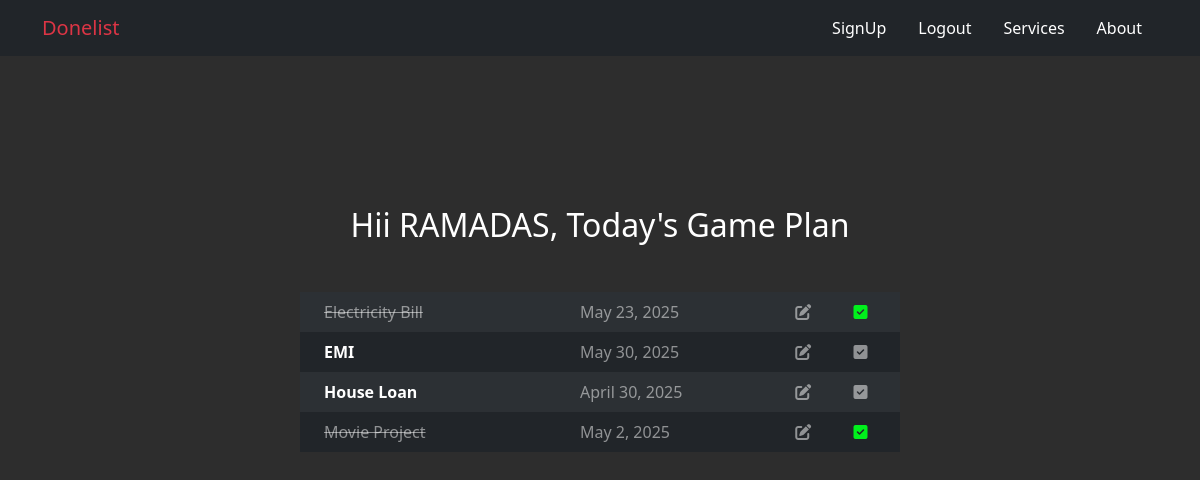
/taskview/ (signed in), run on the app's committed database.
### App/models.py (models this page shows, shortened)
class TaskModel(models.Model):
    taskname = models.CharField(max_length=100)
    created_date = models.DateField(auto_now_add=True)
    due_date = models.DateField()
    description = models.TextField(null=True,blank=True)
    category = [
        ('Work','Work'),
        ('Personal','Personal'),
        ('Urgent','Urgent')
    ]
    task_category = models.CharField(max_length=100,choices=category)
    completed_status = models.BooleanField(default=False)
    user_id = models.ForeignKey(User,on_delete=models.CASCADE)

### App/views.py (the view)
# urls.py: path('taskview/',av.TaskReadView.as_view(),name="taskview"),
class TaskReadView(View):
    def get(self,request):
        result = TaskModel.objects.all()
        return render(request,"taskview.html",{'result':result})

### App/templates/taskview.html (shortened to what this page needs)
{% extends 'base.html' %}
{% block content %}
<link rel="stylesheet" href="https://cdnjs.cloudflare.com/ajax/libs/font-awesome/6.7.2/css/all.min.css" />
<div>
    <h2 class="text-center" style="margin-top: 150px;">Hii {{request.user}}, Today's Game Plan</h2>
<table class="table-dark table table-striped table-hover table-borderless w-50 m-auto mt-5 ">
    {% for i in result %}
    <tr class="mt-2">
        {% if i.completed_status %}
            <td class=""><a href="{% url 'detail' i.id %}" class="p-3 text-decoration-none text-white-50 text-decoration-line-through">{{i.taskname}}</a></td>
        {% else %}
            <td class="fw-bold"><a href="{% url 'detail' i.id %}" class="p-3 text-decoration-none text-white">{{i.taskname}}</a></td>
        {% endif %}
        <td class="text-white-50">{{i.due_date}}</td>
        <td><a href="{% url 'update' i.id %}" class="link-light"><i class="fa-solid fa-pen-to-square text-white-50"></i></a></td>
        {% if i.completed_status %}
            <td><a href=""><i class="fa-solid fa-square-check" style="color: #00f01c;"></i></a></td>
        {% else %}
        <td><a href="{% url 'edit' i.id %}" class="link-light"><i class="fa-solid fa-square-check text-white-50"></i></a></td>
        {% endif %}
    </tr>
    {% endfor %}
</table>
</div>
{% endblock %}

### App/templates/base.html (style rules this page uses)
body { background-color: #2d2d2d; background-image: url('https://www.transparenttextures.com/patterns/black-linen.png'); color: white; }

### data on the page
TaskModel: taskname "Electricity Bill", due_date "May 23, 2025", completed_status True (drawn)
TaskModel: taskname "EMI", due_date "May 30, 2025", completed_status False (drawn)
TaskModel: taskname "House Loan", due_date "April 30, 2025", completed_status False (drawn)
TaskModel: taskname "Movie Project", due_date "May 2, 2025", completed_status True (drawn)

### other printed values
{{ request.user }} "RAMADAS"
